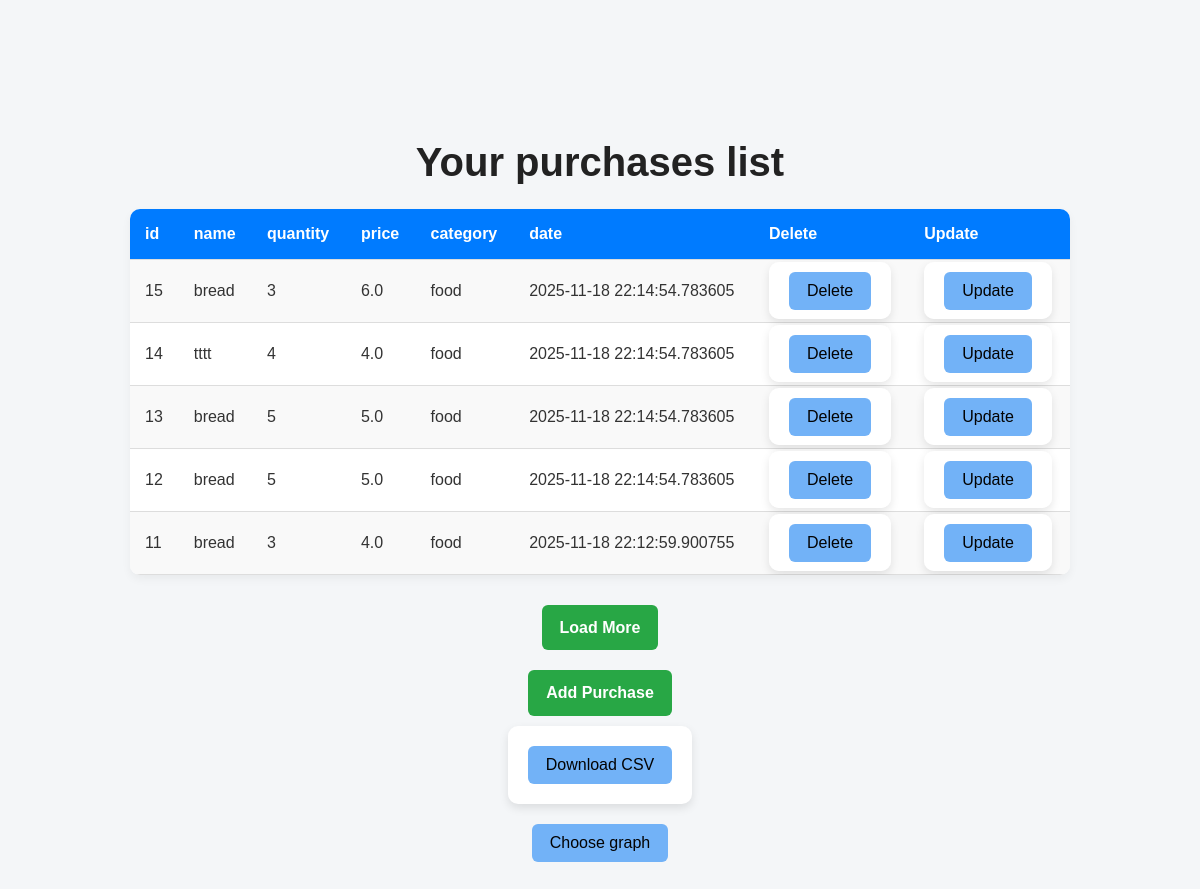
The page /purchases (signed in) on the database as committed earlier.
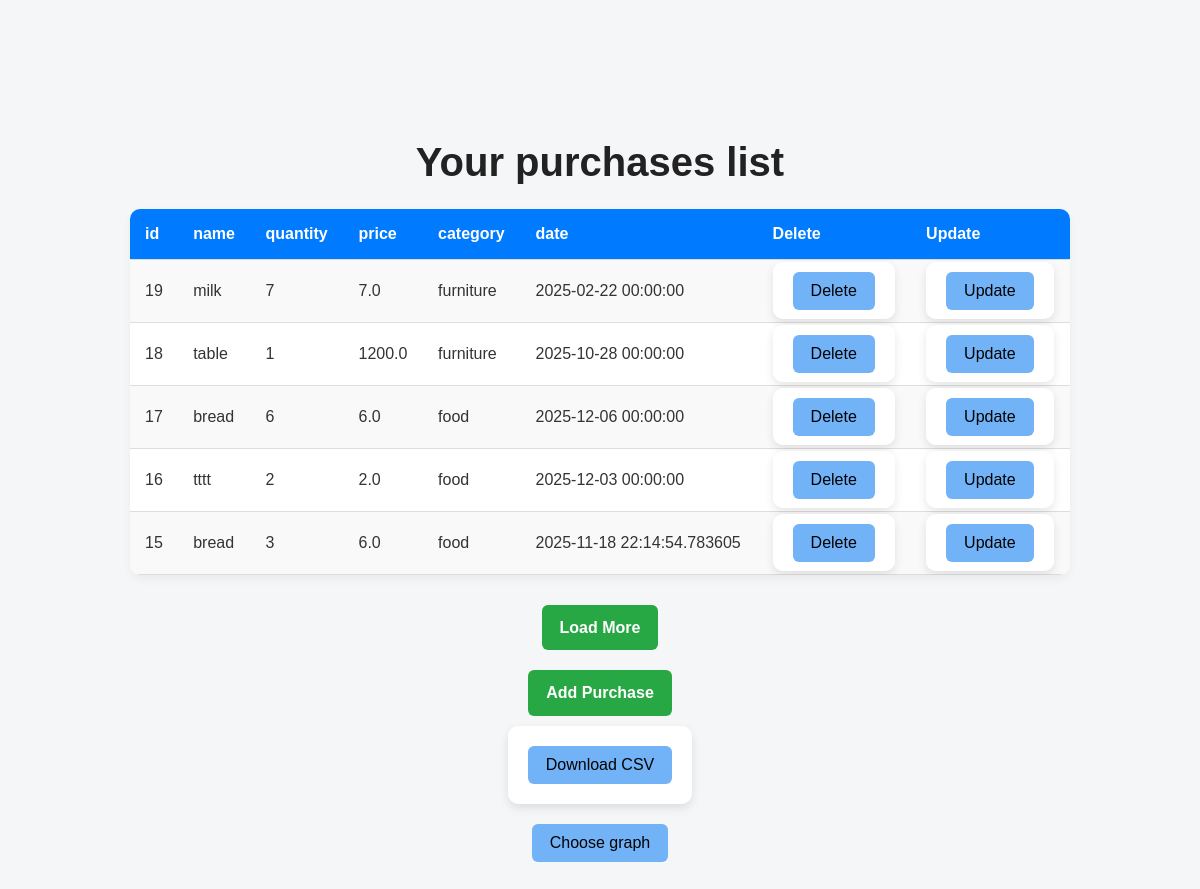
The same page on the database as committed later.
### app.py (models this page shows)
class Purchase(db.Model):
    id = db.Column(db.Integer , primary_key = True)
    name = db.Column(db.String , nullable = False )
    quantity = db.Column(db.Integer, default = 1)
    price = db.Column(db.Float , nullable = False )
    category = db.Column(db.String)
    date = db.Column(db.DateTime , default = datetime.now())
    user_id = db.Column(db.Integer, db.ForeignKey('user.id'), nullable=False)

### app.py (the view)
@app.route("/purchases")
def show_purchases():
    if "user_id" not in session:
        return redirect("/login")
    user_id = session["user_id"]
    limit = int(request.args.get("limit", 5))
    user_purchases = Purchase.query.filter_by(user_id=user_id).order_by(Purchase.id.desc()).limit(limit).all()
    return render_template("PersonalArea.htm", purchases=user_purchases,limit=limit)

### templates/PersonalArea.htm (shortened to what this page needs)
{% extends 'index.htm' %}
{% block body %}
<h1>Your purchases list</h1>
<div class="center">
<table cellspacing="0" cellpadding="5">
    <tr>
        <th>id</th>
        <th>name</th>
        <th>quantity</th>
        <th>price</th>
        <th>category</th>
        <th>date</th>
        <th>Delete</th>
        <th>Update</th>
    </tr>
    {% for p in purchases %}
    <tr>
        <td>{{p.id}}</td>
        <td>{{p.name}}</td>
        <td>{{p.quantity}}</td>
        <td>{{p.price}}</td>
        <td>{{p.category}}</td>
        <td>{{p.date}}</td>
        <td>
            <form action="/delete/{{ p.id }}" method="POST" style="display:inline">
                <button type="submit">Delete</button>
            </form>
        </td>
        <td>
            <form action="/update/{{ p.id }}" style="display:inline">
                <button type="submit">Update</button>
            </form>
        </td>
    </tr>
    {% endfor %}
</table>
<a href="{{ url_for('show_more', limit=limit+5) }}" class="btn">Load More</a>
<a href="/add" class="btn">Add Purchase</a>
<form action="/save_csv" method="get">
    <button type="submit">Download CSV</button>
</form>
<button onclick="toggleMenu()">Choose graph</button>
</div>
{% endblock %}

Rows that differ between the two databases and show on the page:
no longer on this page (row unchanged): Purchase: id "14", name "tttt", quantity "4", price "4.0", category "food", date "2025-11-18 22:14:54.783605"
no longer on this page (row unchanged): Purchase: id "13", name "bread", quantity "5", price "5.0", category "food", date "2025-11-18 22:14:54.783605"
no longer on this page (row unchanged): Purchase: id "12", name "bread", quantity "5", price "5.0", category "food", date "2025-11-18 22:14:54.783605"
no longer on this page (row unchanged): Purchase: id "11", name "bread", quantity "3", price "4.0", category "food", date "2025-11-18 22:12:59.900755"
added Purchase: id "19", name "milk", quantity "7", price "7.0", category "furniture", date "2025-02-22 00:00:00"
added Purchase: id "18", name "table", quantity "1", price "1200.0", category "furniture", date "2025-10-28 00:00:00"
added Purchase: id "17", name "bread", quantity "6", price "6.0", category "food", date "2025-12-06 00:00:00"
added Purchase: id "16", name "tttt", quantity "2", price "2.0", category "food", date "2025-12-03 00:00:00"
